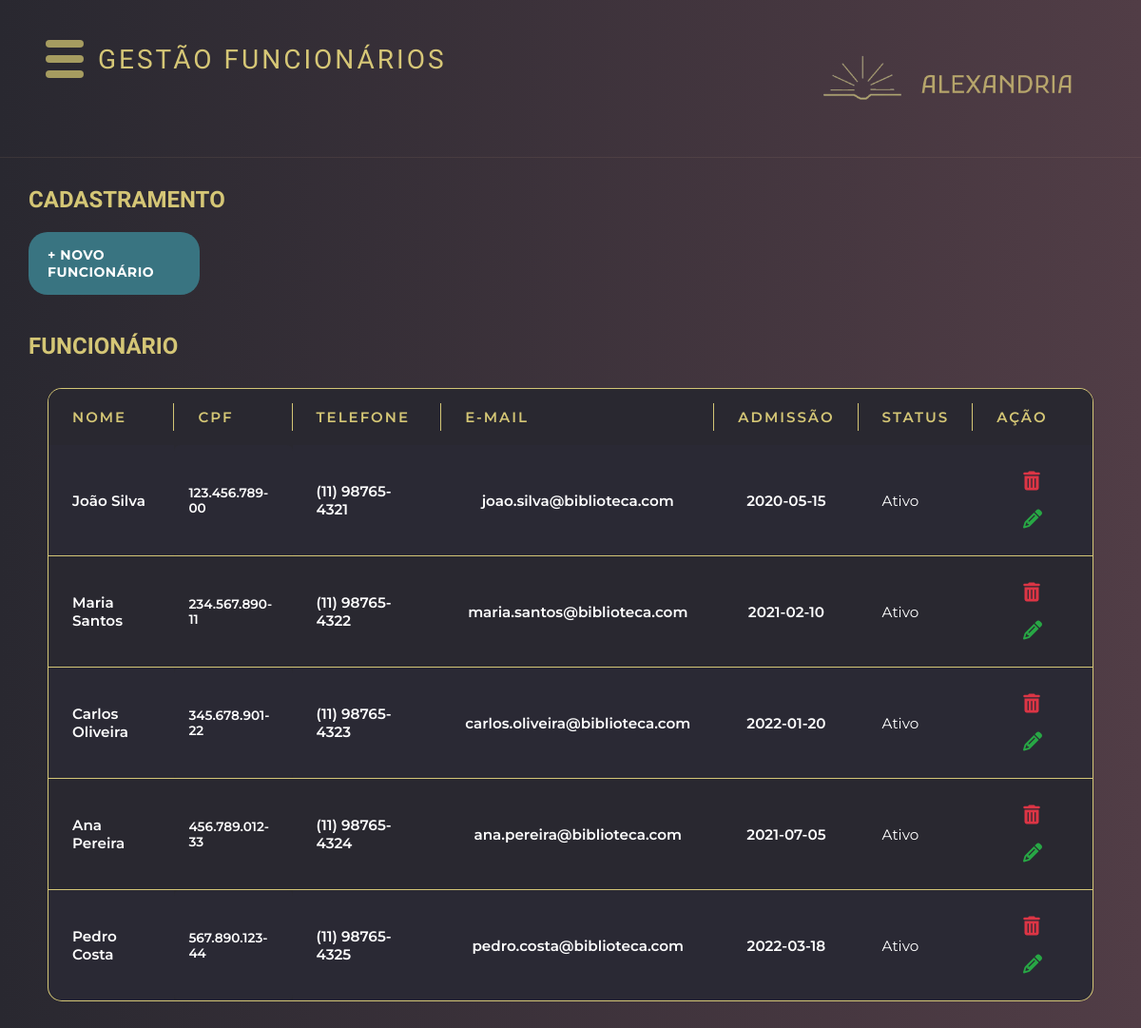
/template/gestao/funcionario-gestao.php, run on an earlier commit of the app's database.
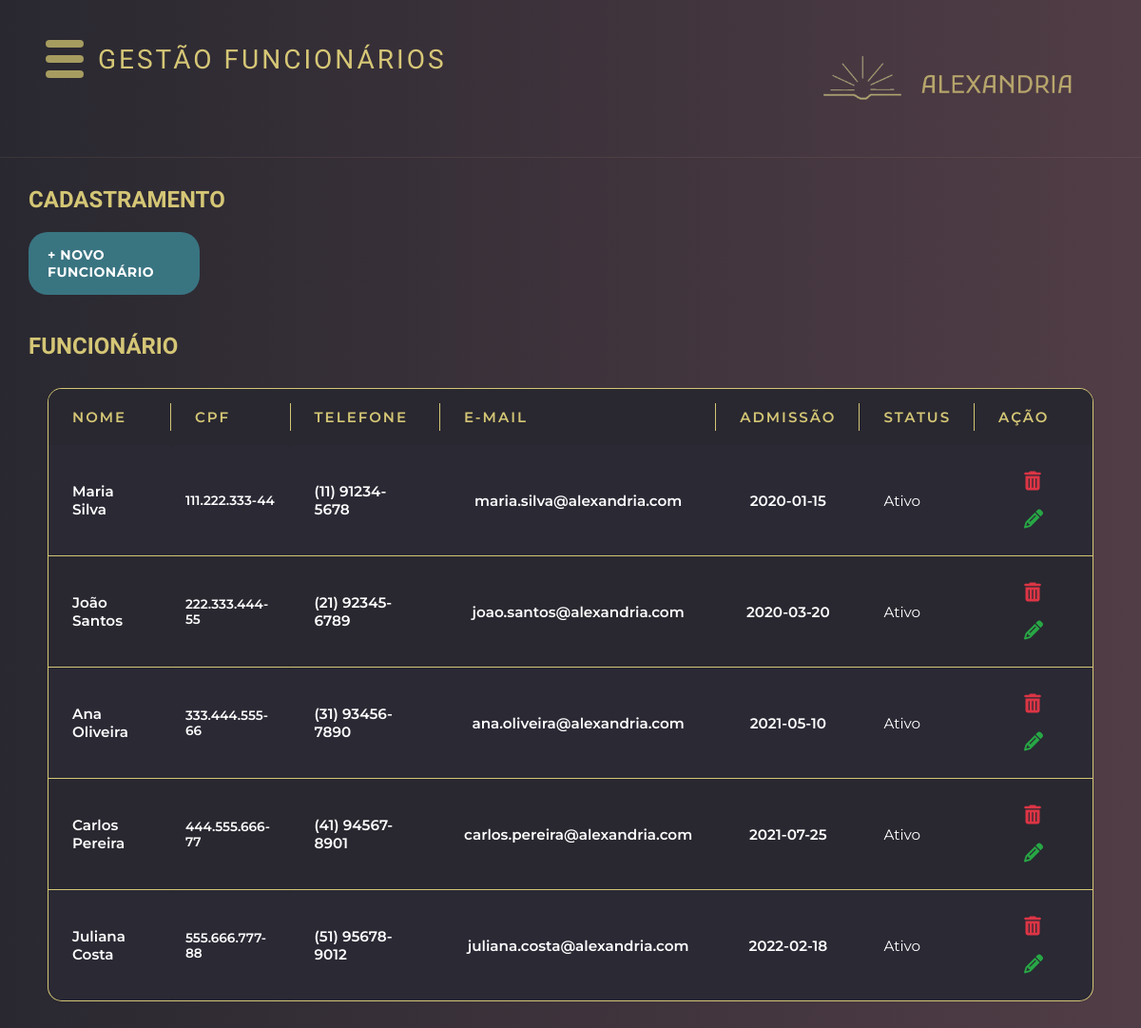
And on a later commit of the database.
### tables this page shows
CREATE TABLE USUARIO ( 
 pk_user INT PRIMARY KEY auto_increment,
 user_nome VARCHAR(250) not null,
 user_cpf VARCHAR(14) unique not null,
 user_email VARCHAR(250),
 user_telefone VARCHAR(16),
 user_senha VARCHAR(255) not null,
 user_login VARCHAR(20) unique,
 user_dataAdmissao DATE,
 user_dataDemissao DATE,
 user_foto VARCHAR(255),
 user_status ENUM('Ativo', 'Inativo'),
 fk_tipoUser INT not null,
 FOREIGN KEY(fk_tipoUser) references TIPO_USUARIO(pk_tipo_user) on delete restrict on update cascade
);

### funcoes.php (called while the page is built, shortened)
<?php
function conectaBd() {
    $conexao = conectarBanco();
    return $conexao;
}
function listar($tabela) {
    $conexao = conectaBd();
    $stmt = $conexao->prepare("SELECT * FROM $tabela");
    $stmt->execute();
    $variavel = $stmt->fetchAll();
    return $variavel;
}
?>

### template/gestao/funcionario-gestao.php (the view, shortened to what this page needs)
<?php
require_once "../../funcoes.php";
$funcionarios = listar('usuario');
$tituloH1= "GESTÃO FUNCIONÁRIOS";
include '../header.php';
?>
<main class="main-content">
    <div class="titulo">
        <h2>CADASTRAMENTO</h2>
    </div>
    <div class="top-section">
        <div class="actions-section">
            <a href="funcionario-cadastro.php" class="action-btn">
                <span class="plus-icon">+ NOVO FUNCIONÁRIO</span>
            </a>
        </div>
    </div>
    <div class = "titulo">
        <h2>Funcionário</h2>
    </div>
    <div class='titleliv'>
        <div class="tabela">
            <div class="tisch">
                <table>
                    <tr>
                        <th>Nome</th>
                        <th>CPF</th>
                        <th>Telefone</th>
                        <th>E-mail</th>
                        <th>Admissão</th>
                        <th>Status</th>
                        <th>Ação</th>
                    </tr>
                    <?php foreach ($funcionarios as $funcionario): ?>
                        <tr>
                            <td><?= htmlspecialchars($funcionario["user_nome"]) ?></td>
                            <td><?= htmlspecialchars($funcionario["user_cpf"]) ?></td>
                            <td><?= htmlspecialchars($funcionario["user_telefone"]) ?></td>
                            <td><?= htmlspecialchars($funcionario["user_email"]) ?></td>
                            <td><?= htmlspecialchars($funcionario["user_dataAdmissao"]) ?></td>
                            <td><?= htmlspecialchars($funcionario["user_status"]) ?></td>
                            <td>
                                <i class='fas fa-trash-alt'
                                    style="font-size: 20px; color: #a69c60; margin-right: 7px;"></i>
                                <i class="fas fa-pencil-alt" style="font-size: 20px; color: #a69c60;"></i>
                            </td>
                        </tr>
                    <?php endforeach; ?>
                </table>
            </div>
        </div>
    </div>
</main>
</body>
</html>

### template/header.php (shortened to what this page needs)
<!DOCTYPE html>
<html lang="pt-BR">
<head>
    <link rel="stylesheet" href="../../static/css/header.css">
    <link rel="stylesheet" href="../../static/css/geral.css">
    <link rel="stylesheet" href="../../static/css/popup.css">
    <link rel="stylesheet" href="https://cdnjs.cloudflare.com/ajax/libs/font-awesome/6.4.0/css/all.min.css">
</head>
<body>
    <nav>
    <div id="iconeMenu">
        <div class="barrasIconeMenu" onclick="animaIconeMenu(this)">
            <div id="barra1"></div>
            <div id="barra2"></div>
            <div id="barra3"></div>
        </div>
    </div>
    </nav>
    <header>
        <div id="logo" class="logo">
            <h1><?php echo isset($tituloH1) ? $tituloH1 : 'errinho eita'; ?></h1>
        </div>
        <div class="brand-section">
            <div class="alexandria-logo">
                <div class="img"> <img src="../../static/img/LOGO.png" class="logoGestao" alt="Logo Alexandria"> </div>
            </div>
        </div>
    </header>

### static/css/header.css (style rules this page uses)
:root { --cor-primaria: rgb(41, 40, 48); --cor-secundaria: rgb(81, 61, 70); --cor-titulo-1: #FFEE87CC; --cor-titulo-2: #C4E9EC99; --cor-titulo-2-contraste: #23767E; --cor-titulo-2-contraste-60: #23767E99; --cor-texto: #FFF; }
* { margin: 0; padding: 0; box-sizing: border-box; }
body { background: linear-gradient(to right, var(--cor-primaria), var(--cor-secundaria)); min-height: 100vh; font-family: 'Montserrat', sans-serif; color: var(--cor-titulo-1); overflow-x: hidden; }
nav { float: left; }
.barrasIconeMenu { display: inline-block; cursor: pointer; }
#iconeMenu { position: fixed; z-index: 2; margin-left:2%;; margin-top:1.5%; }
#barra1, #barra2, #barra3 { width: 40px; height: 8px; background-color: #a69c60; margin: 8px; border-radius: 20px; transition: 0.4s; }
#logo, #iconeMenu { transition: margin-left 0.5s; padding: 16px; }
header { display: flex; justify-content: space-between; align-items: center; padding: 30px 30px; border-bottom: 1px solid rgba(200, 168, 130, 0.1); }
.logo { display: flex; align-items: center; gap: 15px; font-size: 16px; font-weight: 400; letter-spacing: 2px; margin-left: 5%; }
.brand-section { display: flex; align-items: center; gap: 15px; }
.alexandria-logo { display: flex; align-items: center; gap: 8px; }
h1, h2, h3 { font-family: 'Krona One', 'sans-serif'; }

### static/css/geral.css (style rules this page uses)
.main-content { padding: 30px; }
.top-section { margin-top:20px; display: flex; justify-content: space-between; align-items: flex-start; margin-bottom: 40px; }
.actions-section { display: flex; flex-direction: column; gap: 12px; }
.action-btn { background: #397481; border: none; color: white; padding: 15px 20px; border-radius: 20px; cursor: pointer; font-size: 12px; font-weight: 400; display: flex; align-items: center; gap: 8px; width: 15vw; text-transform: uppercase; letter-spacing: 0.5px; transition: all 0.2s ease; text-decoration: none; }
.plus-icon { font-size: 14px; font-weight: bold; }
.titleliv { margin: 30px 0; padding: 0 20px; }
.tabela { background: var(--cor-primaria); border-radius: 15px; overflow: hidden; border: 1px solid var(--cor-titulo-1); }
.tisch { overflow-x: auto; }
table { width: 100%; border-collapse: collapse; font-family: 'Montserrat', sans-serif; }
th { background: var(--cor-primaria); color: var(--cor-titulo-1); padding: 20px 25px; text-align: left; font-weight: 600; text-transform: uppercase; letter-spacing: 2px; font-size: 15px; position: relative; }
th:not(:last-child)::after { content: ''; position: absolute; right: 0; top: 25%; height: 50%; width: 1px; background: var(--cor-titulo-1); }
td { padding: 18px 25px; border-bottom: 1px solid var(--cor-titulo-1); font-size: 0.95rem; color:white; vertical-align: middle; transition: all 0.3s ease; }
tr:last-child td { border-bottom: none; }
td:first-child { font-weight: 600; color: white; }
td:nth-child(2) { font-family: 'Montserrat', sans-serif; font-weight: 600; border-radius: 6px; font-size: 0.85rem; color: white; padding: 12px 15px; }
td:nth-child(3) { text-transform: capitalize; font-weight: 600; }
td:nth-child(4), td:nth-child(5) { text-align: center; font-weight: 600; color: white; }
td:last-child { text-align: center; }
td:last-child i { cursor: pointer; transition: all 0.3s ease; padding: 10px; border-radius: 8px; margin: 0 5px; }
.fa-trash-alt { color: #dc3545 !important; }
.fa-pencil-alt { color: #28a745 !important; }
tbody tr:nth-child(even) { background-color: rgba(102, 126, 234, 0.02); }
.logoGestao { max-width:400px;; width: 100%; float: right; padding-left: 20%; margin-top: 0% }
h1, h2 { font-weight: 700; color: var(--cor-titulo-1); text-transform: uppercase; font-family: 'Krona One', 'sans-serif'; }
.titulo { display:left; padding-right:75%; }
h1 { color: var(--cor-titulo-1); font-size: 28px; font-weight: 300; letter-spacing: 3px; text-align: center; margin-bottom: 40px; text-transform: uppercase; }

What changed in the data, as far as the page shows it:
changed usuario: user_nome "João Silva" → "Maria Silva"; user_cpf "123.456.789-00" → "111.222.333-44"; user_telefone "(11) 98765-4321" → "(11) 91234-5678"; user_email "joao.silva@biblioteca.com" → "maria.silva@alexandria.com"; user_dataAdmissao "2020-05-15" → "2020-01-15"
changed usuario: user_nome "Maria Santos" → "João Santos"; user_cpf "234.567.890-11" → "222.333.444-55"; user_telefone "(11) 98765-4322" → "(21) 92345-6789"; user_email "maria.santos@biblioteca.com" → "joao.santos@alexandria.com"; user_dataAdmissao "2021-02-10" → "2020-03-20"
changed usuario: user_nome "Carlos Oliveira" → "Ana Oliveira"; user_cpf "345.678.901-22" → "333.444.555-66"; user_telefone "(11) 98765-4323" → "(31) 93456-7890"; user_email "carlos.oliveira@biblioteca.com" → "ana.oliveira@alexandria.com"; user_dataAdmissao "2022-01-20" → "2021-05-10"
changed usuario: user_nome "Ana Pereira" → "Carlos Pereira"; user_cpf "456.789.012-33" → "444.555.666-77"; user_telefone "(11) 98765-4324" → "(41) 94567-8901"; user_email "ana.pereira@biblioteca.com" → "carlos.pereira@alexandria.com"; user_dataAdmissao "2021-07-05" → "2021-07-25"
changed usuario: user_nome "Pedro Costa" → "Juliana Costa"; user_cpf "567.890.123-44" → "555.666.777-88"; user_telefone "(11) 98765-4325" → "(51) 95678-9012"; user_email "pedro.costa@biblioteca.com" → "juliana.costa@alexandria.com"; user_dataAdmissao "2022-03-18" → "2022-02-18"
